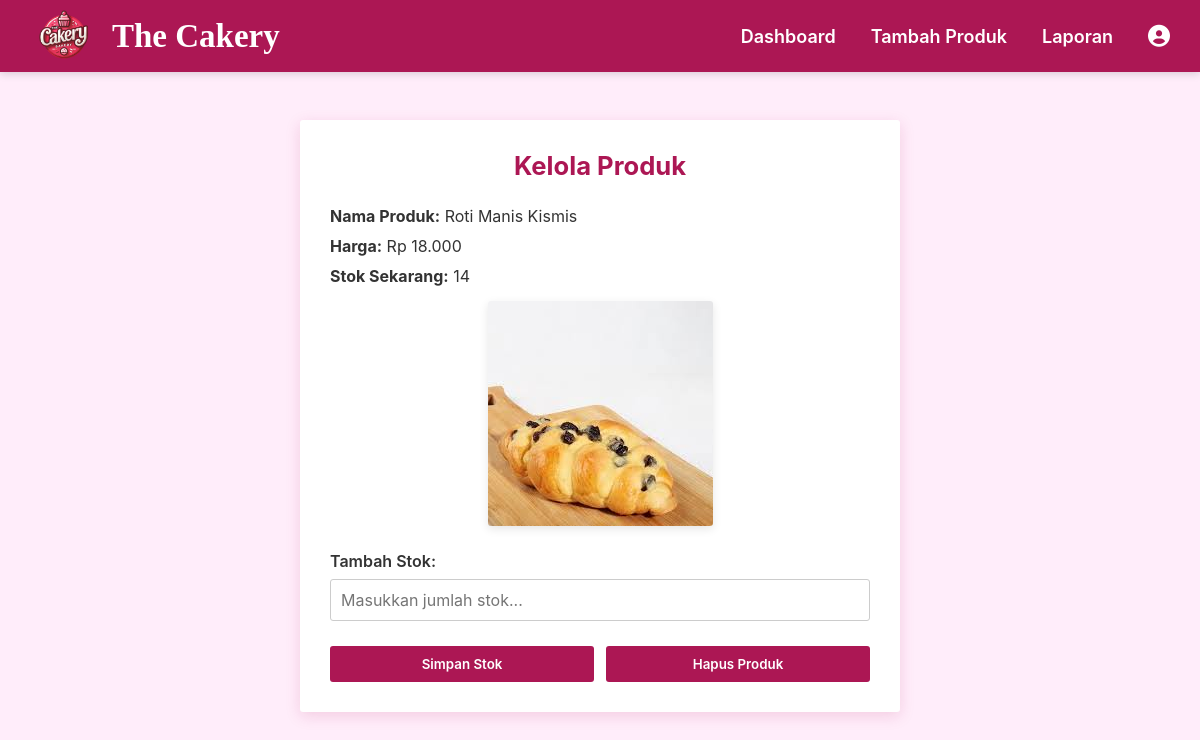
Page /admin/restok_produk.php?id=2 on the committed database.
### tables this page shows
CREATE TABLE `tb_produk` (
  `id` int(11) NOT NULL,
  `nama_produk` varchar(255) NOT NULL,
  `deskripsi` text NOT NULL,
  `harga` decimal(10,0) NOT NULL,
  `stok` int(11) NOT NULL,
  `gambar` varchar(255) NOT NULL,
  `kategori` varchar(100) NOT NULL,
  `crated_at` timestamp(6) NOT NULL DEFAULT current_timestamp(6) ON UPDATE current_timestamp(6)
);

### admin/restok_produk.php (the view, shortened to what this page needs)
<?php
include 'koneksi.php';
include 'navmenu.php';
if (isset($_GET['id'])) {
    $id_produk = $_GET['id'];
    $query = "SELECT * FROM tb_produk WHERE id = '$id_produk'";
    $result = mysqli_query($koneksi, $query);
    if (mysqli_num_rows($result) > 0) {
        $data = mysqli_fetch_assoc($result);
    } else {
        echo "Produk tidak ditemukan.";
        exit();
    }
} else {
    echo "ID produk tidak ditemukan.";
    exit();
}
?>
<!DOCTYPE html>
<html lang="id">
<head>
    <link rel="stylesheet" href="https://cdnjs.cloudflare.com/ajax/libs/font-awesome/6.5.0/css/all.min.css">
</head>
<body>
<div class="container">
    <h1>Kelola Produk</h1>
    <div class="product-detail">
        <p><strong>Nama Produk:</strong> <?= htmlspecialchars($data['nama_produk']); ?></p>
        <p><strong>Harga:</strong> Rp <?= number_format($data['harga'], 0, ',', '.'); ?></p>
        <p><strong>Stok Sekarang:</strong> <?= htmlspecialchars($data['stok']); ?></p>
        <img src="img/<?= htmlspecialchars($data['gambar']); ?>" alt="Gambar Produk">
    </div>
    <form method="POST">
        <label for="jumlah_restok">Tambah Stok:</label>
        <input type="number" name="jumlah_restok" id="jumlah_restok" required min="1" placeholder="Masukkan jumlah stok...">
        <div class="btn-container">
            <button type="submit" class="btn">
                 Simpan Stok
            </button>
            <button type="submit" name="hapus_produk" class="btn" onclick="return confirm('Yakin ingin menghapus produk ini?')">
                Hapus Produk
            </button>
        </div>
    </form>
</div>
</body>
</html>

### admin/navmenu.php (style rules this page uses)
* { margin: 0; padding: 0; box-sizing: border-box; font-family: 'Poppins Semibold'; }
body { background-color: #ffedfa; padding-top: 75px; }

### admin/restok_produk.php (style rules this page uses)
* { margin: 0; padding: 0; box-sizing: border-box; font-family: 'Inter', sans-serif; }
body { background-color: #FFEDFA; padding: 80px 20px 20px; }
.container { background: #fff; max-width: 600px; margin: 40px auto; padding: 30px; border-radius: 3px; box-shadow: 0 4px 15px rgba(172, 23, 84, 0.15); }
h1 { text-align: center; color: #AC1754; font-size: 1.6rem; margin-bottom: 25px; }
.product-detail p { font-size: 1rem; margin-bottom: 10px; color: #333; }
.product-detail img { display: block; margin: 15px auto; max-width: 60%; border-radius: 3px; box-shadow: 0 3px 10px rgba(0,0,0,0.1); }
label { display: block; font-weight: 600; margin-top: 25px; color: #333; }
input[type="number"] { width: 100%; padding: 10px; margin-top: 8px; border: 1px solid #ccc; border-radius: 3px; font-size: 1rem; }
.btn-container { display: flex; justify-content: space-between; gap: 12px; margin-top: 25px; }
.btn { flex: 1; text-align: center; padding: 10px; border: none; border-radius: 3px; color: white; font-weight: 600; cursor: pointer; background-color: #AC1754; transition: background-color 0.3s ease; }

### rows in the picture
tb_produk: nama_produk "Roti Manis Kismis", harga "18.000", stok "14", gambar (picture)
